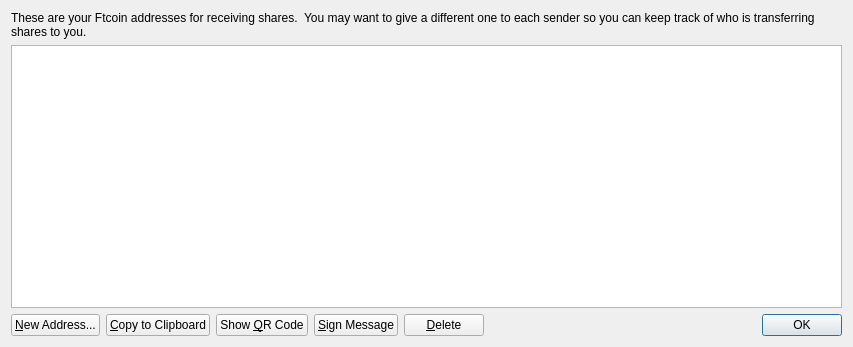
<?xml version="1.0" encoding="UTF-8"?>
<ui version="4.0">
 <class>AddressBookPage</class>
 <widget class="QWidget" name="AddressBookPage">
  <property name="geometry">
   <rect>
    <x>0</x>
    <y>0</y>
    <width>853</width>
    <height>347</height>
   </rect>
  </property>
  <property name="windowTitle">
   <string>Address Book</string>
  </property>
  <layout class="QVBoxLayout" name="verticalLayout">
   <item>
    <widget class="QLabel" name="labelExplanation">
     <property name="text">
      <string>These are your Ftcoin addresses for receiving shares.  You may want to give a different one to each sender so you can keep track of who is transferring shares to you.</string>
     </property>
     <property name="textFormat">
      <enum>Qt::AutoText</enum>
     </property>
     <property name="wordWrap">
      <bool>true</bool>
     </property>
    </widget>
   </item>
   <item>
    <widget class="QTableView" name="tableView">
     <property name="toolTip">
      <string>Double-click to edit address or label</string>
     </property>
     <property name="alternatingRowColors">
      <bool>true</bool>
     </property>
     <property name="selectionMode">
      <enum>QAbstractItemView::SingleSelection</enum>
     </property>
     <property name="selectionBehavior">
      <enum>QAbstractItemView::SelectRows</enum>
     </property>
     <property name="sortingEnabled">
      <bool>true</bool>
     </property>
     <attribute name="verticalHeaderVisible">
      <bool>false</bool>
     </attribute>
    </widget>
   </item>
   <item>
    <layout class="QHBoxLayout" name="horizontalLayout">
     <item>
      <widget class="QPushButton" name="newAddressButton">
       <property name="toolTip">
        <string>Create a new address</string>
       </property>
       <property name="text">
        <string>&amp;New Address...</string>
       </property>
       <property name="icon">
        <iconset resource="../bitcoin.qrc">
         <normaloff>:/icons/add</normaloff>:/icons/add</iconset>
       </property>
      </widget>
     </item>
     <item>
      <widget class="QPushButton" name="copyToClipboard">
       <property name="toolTip">
        <string>Copy the currently selected address to the system clipboard</string>
       </property>
       <property name="text">
        <string>&amp;Copy to Clipboard</string>
       </property>
       <property name="icon">
        <iconset resource="../bitcoin.qrc">
         <normaloff>:/icons/editcopy</normaloff>:/icons/editcopy</iconset>
       </property>
      </widget>
     </item>
     <item>
      <widget class="QPushButton" name="showQRCode">
       <property name="text">
        <string>Show &amp;QR Code</string>
       </property>
       <property name="icon">
        <iconset resource="../bitcoin.qrc">
         <normaloff>:/images/qrcode</normaloff>:/images/qrcode</iconset>
       </property>
      </widget>
     </item>
     <item>
      <widget class="QPushButton" name="signMessage">
       <property name="toolTip">
        <string>Sign a message to prove you own this Peershares address</string>
       </property>
       <property name="text">
        <string>&amp;Sign Message</string>
       </property>
       <property name="icon">
        <iconset resource="../bitcoin.qrc">
         <normaloff>:/icons/edit</normaloff>:/icons/edit</iconset>
       </property>
      </widget>
     </item>
     <item>
      <widget class="QPushButton" name="deleteButton">
       <property name="toolTip">
        <string>Delete the currently selected address from the list. Only sending addresses can be deleted.</string>
       </property>
       <property name="text">
        <string>&amp;Delete</string>
       </property>
       <property name="icon">
        <iconset resource="../bitcoin.qrc">
         <normaloff>:/icons/remove</normaloff>:/icons/remove</iconset>
       </property>
      </widget>
     </item>
     <item>
      <spacer name="horizontalSpacer">
       <property name="orientation">
        <enum>Qt::Horizontal</enum>
       </property>
       <property name="sizeHint" stdset="0">
        <size>
         <width>40</width>
         <height>20</height>
        </size>
       </property>
      </spacer>
     </item>
     <item>
      <widget class="QDialogButtonBox" name="buttonBox">
       <property name="sizePolicy">
        <sizepolicy hsizetype="Maximum" vsizetype="Fixed">
         <horstretch>0</horstretch>
         <verstretch>0</verstretch>
        </sizepolicy>
       </property>
       <property name="standardButtons">
        <set>QDialogButtonBox::Ok</set>
       </property>
      </widget>
     </item>
    </layout>
   </item>
  </layout>
 </widget>
 <resources>
  <include location="../bitcoin.qrc"/>
 </resources>
 <connections/>
</ui>
